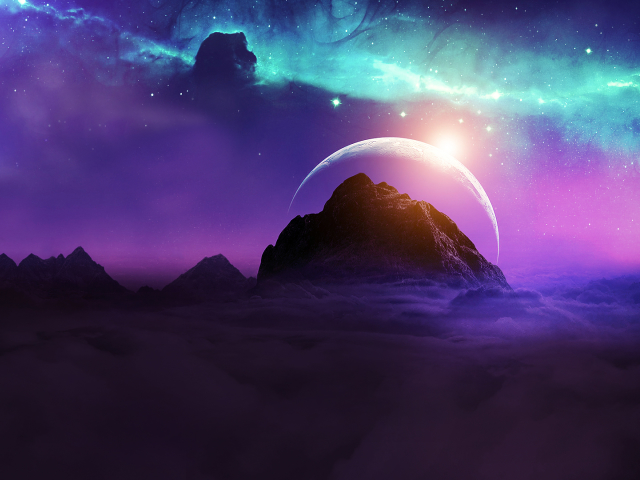
#> input picture sample.jpg, 640 x 480 px
$ python chapter3.py
#> lines starting #> are read from the running program, lines starting #| are printed output that depends on the picture
#resize and cropping
#in normal cartesian coordinate system the positive X axis is in the East Direction, and Positive Y axis is in the North Direction
#But in Open CV, the Positive Y Axis is in the South direction
import cv2
import numpy as np
# for resizing the image we need to knoe the current size of the imahe
img = cv2.imread('sample.jpg')
#> img is the input picture: shape (480, 640, 3); mean B, G, R 107.9, 61.5, 74.2
"""
imgResize = cv2.resize(img, (300,200))
print(img.shape)
cv2.imshow('sample 480p image', img)
cv2.imshow('sample 480p image resized', imgResize)
#you can even increase the size of the image, but that doesnt increase the quality of the image
print(imgResize.shape)
cv2.waitKey(0)
"""
#Cropping
imgCropped = img[0:200, 200:570 ]#you dont require a opencv function for that.
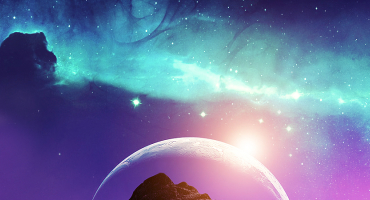
#> imgCropped: shape (200, 370, 3); mean B, G, R 162.6, 122.8, 111.4
#here too, height first, and then width
cv2.imshow('Cropped Image', imgCropped)
cv2.waitKey(0)

$ run again, with arnav.jpg copied over sample.jpg
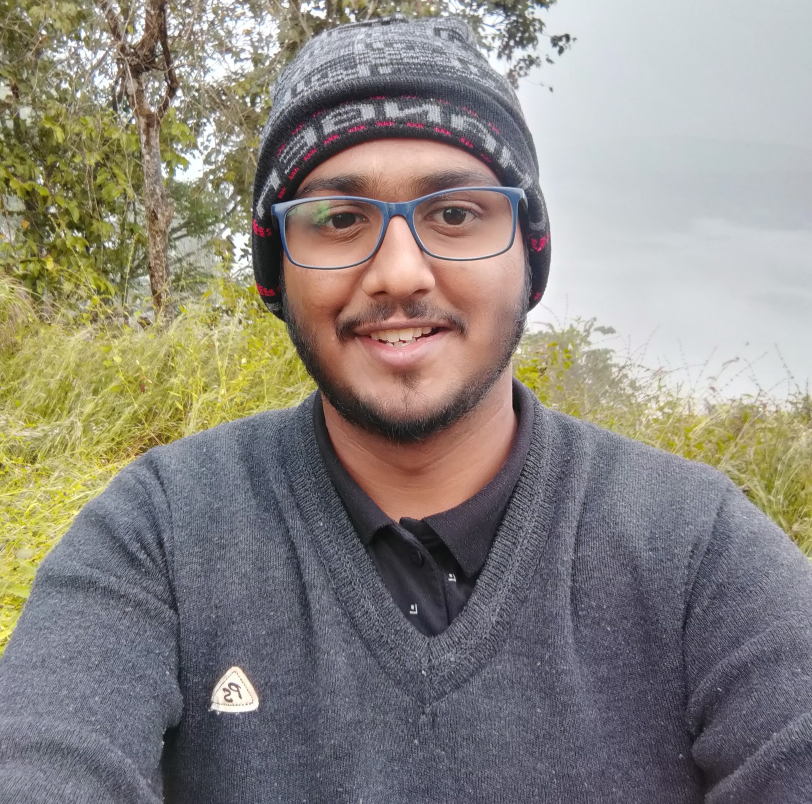
#> input picture arnav.jpg, 2436 x 2411 px (shown at 1/3 size)
#> img is the input picture: shape (2411, 2436, 3); mean B, G, R 127.5, 134.2, 139.5
#> `imgCropped = img[0:200, 200:570 ]#you dont require a opencv function f..`:
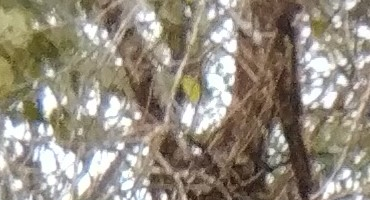
#> imgCropped: shape (200, 370, 3); mean B, G, R 126.9, 140.4, 149

$ run again, with samai.jpg copied over sample.jpg
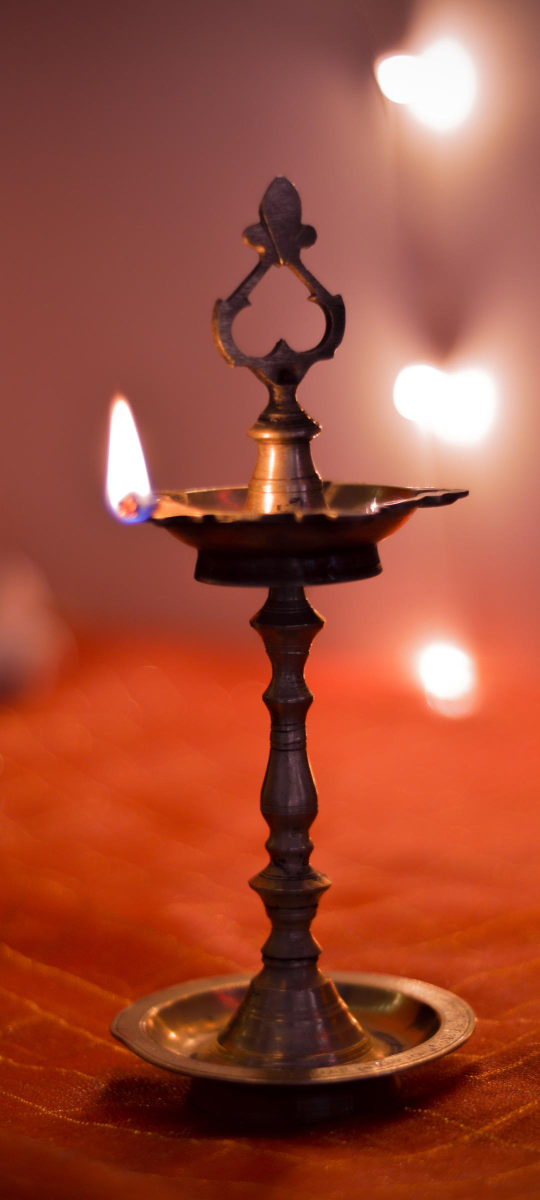
#> input picture samai.jpg, 1080 x 2400 px (shown at 1/2 size)
#> img is the input picture: shape (2400, 1080, 3); mean B, G, R 55.8, 76.2, 157.8
#> `imgCropped = img[0:200, 200:570 ]#you dont require a opencv function f..`:
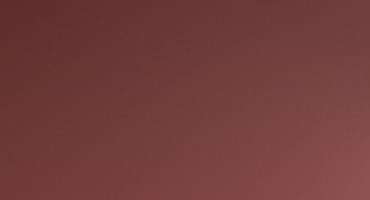
#> imgCropped: shape (200, 370, 3); mean B, G, R 59.9, 61.9, 114.3
